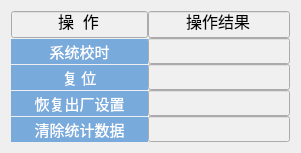
          <widget class="QWidget" name="layoutWidget_5">
           <property name="geometry">
            <rect>
             <x>8</x>
             <y>411</y>
             <width>301</width>
             <height>149</height>
            </rect>
           </property>
           <layout class="QHBoxLayout" name="horizontalLayout_12" stretch="3,1">
            <property name="spacing">
             <number>0</number>
            </property>
            <item>
             <layout class="QVBoxLayout" name="verticalLayout_13">
              <property name="spacing">
               <number>1</number>
              </property>
              <item>
               <widget class="QLineEdit" name="lineEdit_operation">
                <property name="enabled">
                 <bool>false</bool>
                </property>
                <property name="sizePolicy">
                 <sizepolicy hsizetype="Expanding" vsizetype="Fixed">
                  <horstretch>0</horstretch>
                  <verstretch>0</verstretch>
                 </sizepolicy>
                </property>
                <property name="maximumSize">
                 <size>
                  <width>300</width>
                  <height>16777215</height>
                 </size>
                </property>
                <property name="styleSheet">
                 <string notr="true">
QLineEdit{
font:16px;
background-color: rgb(240, 240, 240);
color: rgb(0, 0, 0);

}		</string>
                </property>
                <property name="text">
                 <string>操  作</string>
                </property>
                <property name="alignment">
                 <set>Qt::AlignCenter</set>
                </property>
               </widget>
              </item>
              <item>
               <widget class="QPushButton" name="button_time_syn">
                <property name="sizePolicy">
                 <sizepolicy hsizetype="Expanding" vsizetype="Expanding">
                  <horstretch>80</horstretch>
                  <verstretch>0</verstretch>
                 </sizepolicy>
                </property>
                <property name="minimumSize">
                 <size>
                  <width>110</width>
                  <height>0</height>
                 </size>
                </property>
                <property name="sizeIncrement">
                 <size>
                  <width>0</width>
                  <height>0</height>
                 </size>
                </property>
                <property name="baseSize">
                 <size>
                  <width>0</width>
                  <height>0</height>
                 </size>
                </property>
                <property name="font">
                 <font>
                  <family>Microsoft YaHei</family>
                  <pointsize>11</pointsize>
                 </font>
                </property>
                <property name="styleSheet">
                 <string notr="true">QPushButton{

        border-radius: 0px;

        border: none;

        width: 75px;

        height: 20px;
        background-color:rgb(0,0,0,0);

}

QPushButton:enabled {

        background: rgb(120, 170, 220);

        color: white;

}

QPushButton:!enabled {

        background: rgb(180, 180, 180);

        color: white;

}

QPushButton:enabled:hover{

        background: rgb(100, 160, 220);

}

QPushButton:enabled:pressed{

        background: rgb(0, 78, 161);

}

 

QPushButton#blueButton {

        color: white;

}

QPushButton#blueButton:enabled {

        background: rgb(0, 78, 161);

        color: white;

}

QPushButton:!enabled {

        background: rgb(180, 180, 180);

        color: white;

}

QPushButton#blueButton:enabled:hover {

        background: rgb(2, 65, 132);

}

QPushButton#blueButton:enabled:pressed {

        background: rgb(6, 94, 187);

}</string>
                </property>
                <property name="text">
                 <string>系统校时</string>
                </property>
               </widget>
              </item>
              <item>
               <widget class="QPushButton" name="button_reset">
                <property name="sizePolicy">
                 <sizepolicy hsizetype="Expanding" vsizetype="Expanding">
                  <horstretch>20</horstretch>
                  <verstretch>0</verstretch>
                 </sizepolicy>
                </property>
                <property name="minimumSize">
                 <size>
                  <width>110</width>
                  <height>0</height>
                 </size>
                </property>
                <property name="font">
                 <font>
                  <family>Microsoft YaHei</family>
                  <pointsize>11</pointsize>
                 </font>
                </property>
                <property name="styleSheet">
                 <string notr="true">QPushButton{

        border-radius: 0px;

        border: none;

        width: 75px;

        height: 20px;
        background-color:rgb(0,0,0,0);

}

QPushButton:enabled {

        background: rgb(120, 170, 220);

        color: white;

}

QPushButton:!enabled {

        background: rgb(180, 180, 180);

        color: white;

}

QPushButton:enabled:hover{

        background: rgb(100, 160, 220);

}

QPushButton:enabled:pressed{

        background: rgb(0, 78, 161);

}

 

QPushButton#blueButton {

        color: white;

}

QPushButton#blueButton:enabled {

        background: rgb(0, 78, 161);

        color: white;

}

QPushButton:!enabled {

        background: rgb(180, 180, 180);

        color: white;

}

QPushButton#blueButton:enabled:hover {

        background: rgb(2, 65, 132);

}

QPushButton#blueButton:enabled:pressed {

        background: rgb(6, 94, 187);

}</string>
                </property>
                <property name="text">
                 <string>复 位</string>
                </property>
               </widget>
              </item>
              <item>
               <widget class="QPushButton" name="button_restore_to_factory_setting">
                <property name="sizePolicy">
                 <sizepolicy hsizetype="Expanding" vsizetype="Expanding">
                  <horstretch>20</horstretch>
                  <verstretch>0</verstretch>
                 </sizepolicy>
                </property>
                <property name="minimumSize">
                 <size>
                  <width>110</width>
                  <height>0</height>
                 </size>
                </property>
                <property name="font">
                 <font>
                  <family>Microsoft YaHei</family>
                  <pointsize>11</pointsize>
                 </font>
                </property>
                <property name="styleSheet">
                 <string notr="true">QPushButton{

        border-radius: 0px;

        border: none;

        width: 75px;

        height: 20px;
        background-color:rgb(0,0,0,0);

}

QPushButton:enabled {

        background: rgb(120, 170, 220);

        color: white;

}

QPushButton:!enabled {

        background: rgb(180, 180, 180);

        color: white;

}

QPushButton:enabled:hover{

        background: rgb(100, 160, 220);

}

QPushButton:enabled:pressed{

        background: rgb(0, 78, 161);

}

 

QPushButton#blueButton {

        color: white;

}

QPushButton#blueButton:enabled {

        background: rgb(0, 78, 161);

        color: white;

}

QPushButton:!enabled {

        background: rgb(180, 180, 180);

        color: white;

}

QPushButton#blueButton:enabled:hover {

        background: rgb(2, 65, 132);

}

QPushButton#blueButton:enabled:pressed {

        background: rgb(6, 94, 187);

}</string>
                </property>
                <property name="text">
                 <string>恢复出厂设置</string>
                </property>
               </widget>
              </item>
              <item>
               <widget class="QPushButton" name="button_clear_statistical_data">
                <property name="sizePolicy">
                 <sizepolicy hsizetype="Expanding" vsizetype="Expanding">
                  <horstretch>20</horstretch>
                  <verstretch>0</verstretch>
                 </sizepolicy>
                </property>
                <property name="minimumSize">
                 <size>
                  <width>110</width>
                  <height>0</height>
                 </size>
                </property>
                <property name="font">
                 <font>
                  <family>Microsoft YaHei</family>
                  <pointsize>11</pointsize>
                 </font>
                </property>
                <property name="styleSheet">
                 <string notr="true">QPushButton{

        border-radius: 0px;

        border: none;

        width: 75px;

        height: 20px;
        background-color:rgb(0,0,0,0);

}

QPushButton:enabled {

        background: rgb(120, 170, 220);

        color: white;

}

QPushButton:!enabled {

        background: rgb(180, 180, 180);

        color: white;

}

QPushButton:enabled:hover{

        background: rgb(100, 160, 220);

}

QPushButton:enabled:pressed{

        background: rgb(0, 78, 161);

}

 

QPushButton#blueButton {

        color: white;

}

QPushButton#blueButton:enabled {

        background: rgb(0, 78, 161);

        color: white;

}

QPushButton:!enabled {

        background: rgb(180, 180, 180);

        color: white;

}

QPushButton#blueButton:enabled:hover {

        background: rgb(2, 65, 132);

}

QPushButton#blueButton:enabled:pressed {

        background: rgb(6, 94, 187);

}</string>
                </property>
                <property name="text">
                 <string>清除统计数据</string>
                </property>
               </widget>
              </item>
             </layout>
            </item>
            <item>
             <layout class="QVBoxLayout" name="verticalLayout_12">
              <property name="spacing">
               <number>0</number>
              </property>
              <item>
               <widget class="QLineEdit" name="lineEdit_operation_result">
                <property name="enabled">
                 <bool>false</bool>
                </property>
                <property name="sizePolicy">
                 <sizepolicy hsizetype="Minimum" vsizetype="Fixed">
                  <horstretch>0</horstretch>
                  <verstretch>0</verstretch>
                 </sizepolicy>
                </property>
                <property name="minimumSize">
                 <size>
                  <width>0</width>
                  <height>0</height>
                 </size>
                </property>
                <property name="maximumSize">
                 <size>
                  <width>180</width>
                  <height>16777215</height>
                 </size>
                </property>
                <property name="styleSheet">
                 <string notr="true">
QLineEdit{
font:16px;
background-color: rgb(240, 240, 240);
color: rgb(0, 0, 0);

}		</string>
                </property>
                <property name="text">
                 <string>操作结果</string>
                </property>
                <property name="alignment">
                 <set>Qt::AlignCenter</set>
                </property>
               </widget>
              </item>
              <item>
               <widget class="QLineEdit" name="button_time_syn_feedback">
                <property name="enabled">
                 <bool>false</bool>
                </property>
                <property name="sizePolicy">
                 <sizepolicy hsizetype="Minimum" vsizetype="Expanding">
                  <horstretch>0</horstretch>
                  <verstretch>0</verstretch>
                 </sizepolicy>
                </property>
                <property name="minimumSize">
                 <size>
                  <width>0</width>
                  <height>0</height>
                 </size>
                </property>
                <property name="maximumSize">
                 <size>
                  <width>180</width>
                  <height>16777215</height>
                 </size>
                </property>
                <property name="styleSheet">
                 <string notr="true">
QLineEdit{
font:15px;
	background-color: rgb(240, 240, 240);
	
	color: rgb(0, 85, 255);

}		
</string>
                </property>
                <property name="text">
                 <string/>
                </property>
                <property name="alignment">
                 <set>Qt::AlignCenter</set>
                </property>
               </widget>
              </item>
              <item>
               <widget class="QLineEdit" name="button_reset_feedback">
                <property name="enabled">
                 <bool>false</bool>
                </property>
                <property name="sizePolicy">
                 <sizepolicy hsizetype="Minimum" vsizetype="Expanding">
                  <horstretch>0</horstretch>
                  <verstretch>0</verstretch>
                 </sizepolicy>
                </property>
                <property name="minimumSize">
                 <size>
                  <width>0</width>
                  <height>0</height>
                 </size>
                </property>
                <property name="maximumSize">
                 <size>
                  <width>180</width>
                  <height>16777215</height>
                 </size>
                </property>
                <property name="styleSheet">
                 <string notr="true">
QLineEdit{
font:15px;
	background-color: rgb(240, 240, 240);
	
	color: rgb(0, 85, 255);

}		
</string>
                </property>
                <property name="text">
                 <string/>
                </property>
                <property name="alignment">
                 <set>Qt::AlignCenter</set>
                </property>
               </widget>
              </item>
              <item>
               <widget class="QLineEdit" name="button_restore_to_factory_setting_back">
                <property name="enabled">
                 <bool>false</bool>
                </property>
                <property name="sizePolicy">
                 <sizepolicy hsizetype="Minimum" vsizetype="Expanding">
                  <horstretch>0</horstretch>
                  <verstretch>0</verstretch>
                 </sizepolicy>
                </property>
                <property name="minimumSize">
                 <size>
                  <width>0</width>
                  <height>0</height>
                 </size>
                </property>
                <property name="maximumSize">
                 <size>
                  <width>180</width>
                  <height>16777215</height>
                 </size>
                </property>
                <property name="styleSheet">
                 <string notr="true">
QLineEdit{
font:15px;
	background-color: rgb(240, 240, 240);
	
	color: rgb(0, 85, 255);

}		
</string>
                </property>
                <property name="text">
                 <string/>
                </property>
                <property name="alignment">
                 <set>Qt::AlignCenter</set>
                </property>
               </widget>
              </item>
              <item>
               <widget class="QLineEdit" name="button_clear_statistical_data_feedback">
                <property name="enabled">
                 <bool>false</bool>
                </property>
                <property name="sizePolicy">
                 <sizepolicy hsizetype="Minimum" vsizetype="Expanding">
                  <horstretch>0</horstretch>
                  <verstretch>0</verstretch>
                 </sizepolicy>
                </property>
                <property name="minimumSize">
                 <size>
                  <width>0</width>
                  <height>0</height>
                 </size>
                </property>
                <property name="maximumSize">
                 <size>
                  <width>180</width>
                  <height>16777215</height>
                 </size>
                </property>
                <property name="styleSheet">
                 <string notr="true">
QLineEdit{
font:15px;
	background-color: rgb(240, 240, 240);
	
	color: rgb(0, 85, 255);

}		
</string>
                </property>
                <property name="text">
                 <string/>
                </property>
                <property name="alignment">
                 <set>Qt::AlignCenter</set>
                </property>
               </widget>
              </item>
             </layout>
            </item>
           </layout>
          </widget>
